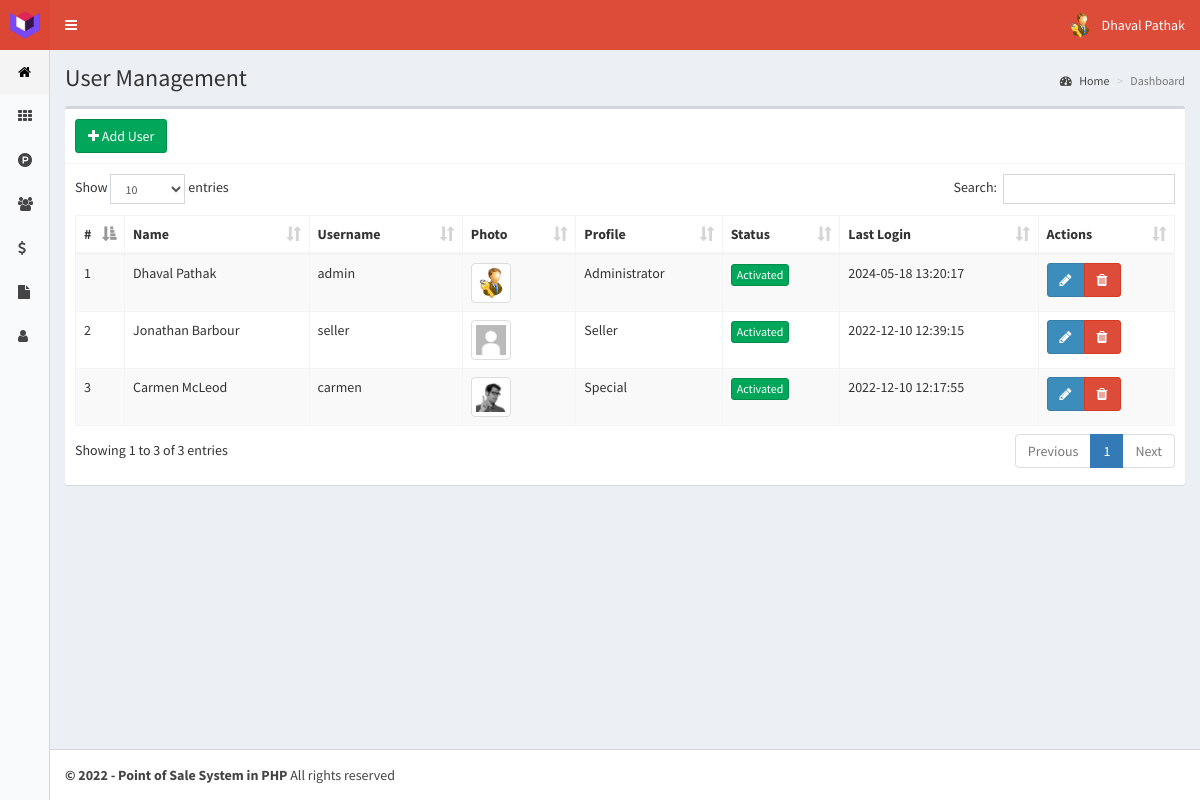
The app's page /users (signed in) with its own data.
### tables this page shows
CREATE TABLE `users` (
  `id` int(11) NOT NULL,
  `name` text NOT NULL,
  `user` text NOT NULL,
  `password` text NOT NULL,
  `profile` text NOT NULL,
  `photo` text NOT NULL,
  `status` int(1) NOT NULL,
  `lastLogin` datetime NOT NULL,
  `date` timestamp NOT NULL DEFAULT current_timestamp() ON UPDATE current_timestamp()
);

### controllers/template.controller.php (called while the page is built)
<?php
class ControllerTemplate{
	static public function ctrTemplate(){
		include "views/template.php";
	}
}

### index.php (called while the page is built, shortened)
<?php
require_once "controllers/template.controller.php";
require_once "controllers/users.controller.php";
require_once "models/users.model.php";
$template = new ControllerTemplate();
$template -> ctrTemplate();

### controllers/users.controller.php (called while the page is built, shortened)
<?php
class ControllerUsers{
	static public function ctrShowUsers($item, $value){
		$table = "users";
		$answer = UsersModel::MdlShowUsers($table, $item, $value);
		return $answer;
	}
}

### models/connection.php (called while the page is built)
<?php
class Connection{
	static public function connect(){
		$link = new PDO("mysql:host=localhost;dbname=posystem", "root", "");
		$link -> exec("set names utf8");
		return $link;
	}
}

### models/users.model.php (called while the page is built, shortened)
<?php
require_once "connection.php";
class UsersModel{
	static public function MdlShowUsers($tableUsers, $item, $value){
		if($item != null){
			$stmt = Connection::connect()->prepare("SELECT * FROM $tableUsers WHERE $item = :$item");
			$stmt -> bindParam(":".$item, $value, PDO::PARAM_STR);
			$stmt -> execute();
			return $stmt -> fetch();
		}
		else{
			$stmt = Connection::connect()->prepare("SELECT * FROM $tableUsers");
			$stmt -> execute();
			return $stmt -> fetchAll();
		}
	}
}

### views/modules/users.php (the view, shortened to what this page needs)
<div class="content-wrapper">
  <section class="content-header">
    <h1>
      User Management
    </h1>
    <ol class="breadcrumb">
      <li><a href="home"><i class="fa fa-dashboard"></i> Home</a></li>
      <li class="active">Dashboard</li>
    </ol>
  </section>
  <section class="content">
    <div class="box">
      <div class="box-header with-border">
        <button class="btn btn-success" data-toggle="modal" data-target="#addUser">
         <i class="fa fa-plus"></i> Add User
        </button>
      </div>
      <div class="box-body">
        <table class="table table-bordered table-hover table-striped dt-responsive tables" width="100%">
          <thead>
           <tr>
             <th style="width:10px">#</th>
             <th>Name</th>
             <th>Username</th>
             <th>Photo</th>
             <th>Profile</th>
             <th>Status</th>
             <th>Last Login</th>
             <th>Actions</th>
           </tr>
          </thead>
          <tbody>
            <?php
              $item = null;
              $value = null;
              $users = ControllerUsers::ctrShowUsers($item, $value);
              foreach ($users as $key => $value) {
                echo '
                  <tr>
                    <td>'.($key+1).'</td>
                    <td>'.$value["name"].'</td>
                    <td>'.$value["user"].'</td>';
                    if ($value["photo"] != ""){
                      echo '<td><img src="'.$value["photo"].'" class="img-thumbnail" width="40px"></td>';
                    }else{
                      echo '<td><img src="views/img/users/default/anonymous.png" class="img-thumbnail" width="40px"></td>';
                    }
                    echo '<td>'.$value["profile"].'</td>';
                    if($value["status"] != 0){
                      echo '<td><button class="btn btn-success btnActivate btn-xs" userId="'.$value["id"].'" userStatus="0">Activated</button></td>';
                    }else{
                      echo '<td><button class="btn btn-danger btnActivate btn-xs" userId="'.$value["id"].'" userStatus="1">Deactivated</button></td>';
                    }
                    echo '<td>'.$value["lastLogin"].'</td>
                    <td>
                      <div class="btn-group">
                        <button class="btn btn-primary btnEditUser" idUser="'.$value["id"].'" data-toggle="modal" data-target="#editUser"><i class="fa fa-pencil"></i></button>
                        <button class="btn btn-danger btnDeleteUser" userId="'.$value["id"].'" username="'.$value["user"].'" userPhoto="'.$value["photo"].'"><i class="fa fa-trash"></i></button>
                      </div>
                    </td>
                  </tr>';
              }
            ?>
          </tbody>
        </table>
      </div>
    </div>
  </section>
</div>

### records on screen
users: name "Dhaval Pathak", user "admin", photo (picture), profile "Administrator", lastLogin "2024-05-18 13:20:17"
users: name "Jonathan Barbour", user "seller", photo (picture), profile "Seller", lastLogin "2022-12-10 12:39:15"
users: name "Carmen McLeod", user "carmen", photo (picture), profile "Special", lastLogin "2022-12-10 12:17:55"

### other values on screen
$_SESSION["name"] "Dhaval Pathak"
